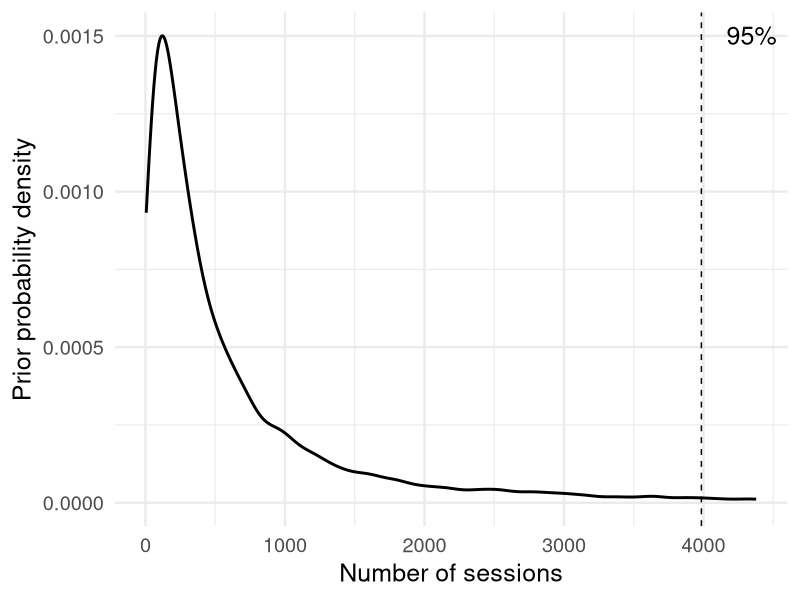
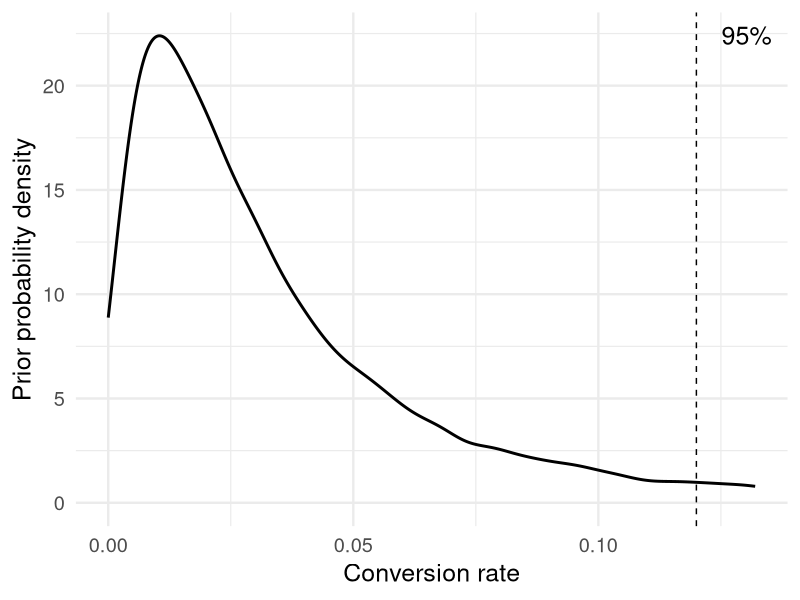

These figures' R source, in order:
## ---- chunk 1
library(ggplot2)
library(tidyverse)

font_size <- 18
theme_set(theme_minimal(base_size = font_size))
## ---- chunk 2
set.seed(42)

count <- 10000
mean <- 500
deviation <- 500

mu_0 <- log(mean) - 0.5 * log(1 + (deviation / mean)**2)
sigma_0 <- log(exp(sqrt(log(1 + (deviation / mean)**2))) - 1)

mu_global <- rnorm(count, mean = mu_0, sd = 1)
sigma_global <- rnorm(count, mean = sigma_0, sd = 1)

x <- mapply(function(location, scale) rlnorm(1, meanlog = location, sdlog = scale),
            location = mu_global,
            scale = log(1 + exp(sigma_global)))

prior <- density(x, n = 10 * count)
x_limit <- quantile(x, 0.95)
y_limit <- max(prior$y)

tibble(x = prior$x, y = prior$y) %>%
  ggplot(aes(x = x, y = y)) +
  geom_line(linewidth = 1) +
  xlim(0, 1.1 * x_limit) +
  geom_vline(xintercept = x_limit, linetype = 'dashed', color = 'black') +
  annotate('text',
           label = '95%',
           x = x_limit,
           y = y_limit,
           vjust = 0.5,
           hjust = -0.5,
           size = font_size / .pt) +
  labs(x = 'Number of sessions', y = 'Prior probability density')
## ---- chunk 3
set.seed(42)

count <- 10000
mean <- 0.025

alpha_0 <- log(mean / (1 - mean))

alpha_global <- rnorm(count, mean = alpha_0, sd = 1)

x <- mapply(function(probability) rbinom(1, size = 500, prob = probability),
            probability = 1 / (1 + exp(-alpha_global))) / 500

prior <- density(x, n = 10 * count)
x_limit <- quantile(x, 0.95)
y_limit <- max(prior$y)

tibble(x = prior$x, y = prior$y) %>%
  ggplot(aes(x = x, y = y)) +
  geom_line(linewidth = 1) +
  xlim(0, 1.1 * x_limit) +
  geom_vline(xintercept = x_limit, linetype = 'dashed', color = 'black') +
  annotate('text',
           label = '95%',
           x = x_limit,
           y = y_limit,
           vjust = 0.5,
           hjust = -0.5,
           size = font_size / .pt) +
  labs(x = 'Conversion rate', y = 'Prior probability density')
